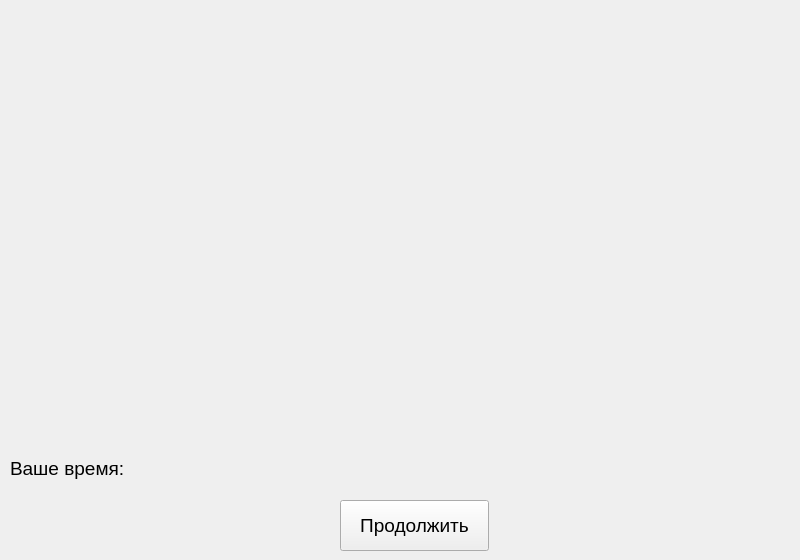
<?xml version="1.0" encoding="UTF-8"?>
<ui version="4.0">
 <class>Form</class>
 <widget class="QWidget" name="Form">
  <property name="geometry">
   <rect>
    <x>0</x>
    <y>0</y>
    <width>800</width>
    <height>560</height>
   </rect>
  </property>
  <property name="windowTitle">
   <string>Congratulations</string>
  </property>
  <widget class="QLabel" name="labelTime">
   <property name="geometry">
    <rect>
     <x>10</x>
     <y>448</y>
     <width>781</width>
     <height>41</height>
    </rect>
   </property>
   <property name="font">
    <font>
     <pointsize>14</pointsize>
    </font>
   </property>
   <property name="text">
    <string>Ваше время: </string>
   </property>
  </widget>
  <widget class="QLabel" name="labelCon">
   <property name="geometry">
    <rect>
     <x>10</x>
     <y>8</y>
     <width>781</width>
     <height>421</height>
    </rect>
   </property>
   <property name="text">
    <string/>
   </property>
  </widget>
  <widget class="QPushButton" name="pushClose">
   <property name="geometry">
    <rect>
     <x>340</x>
     <y>500</y>
     <width>149</width>
     <height>51</height>
    </rect>
   </property>
   <property name="font">
    <font>
     <pointsize>14</pointsize>
    </font>
   </property>
   <property name="text">
    <string>Продолжить</string>
   </property>
  </widget>
 </widget>
 <resources/>
 <connections/>
</ui>
